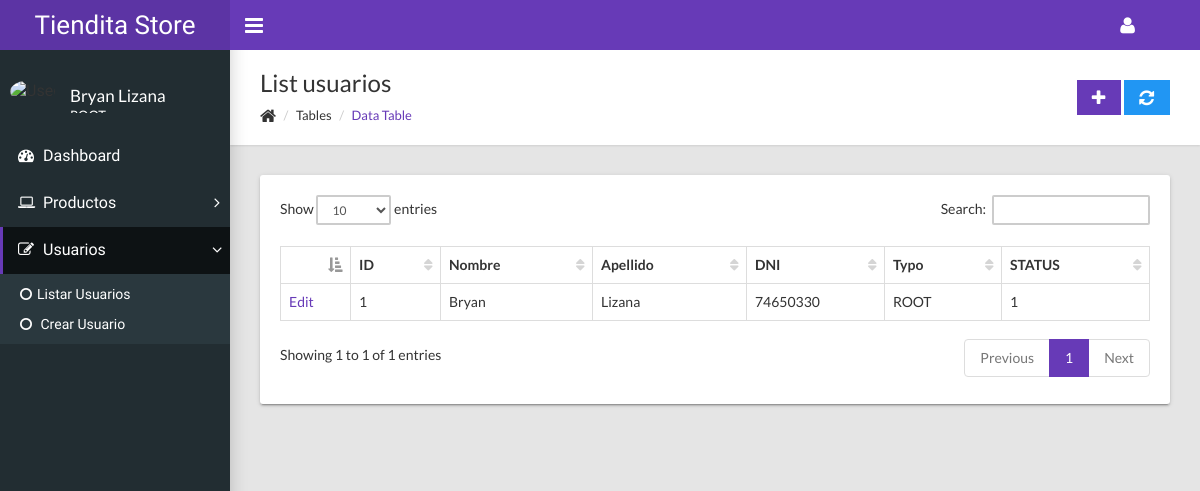
/admin/list_user/ (signed in), run on an earlier commit of the app's database.
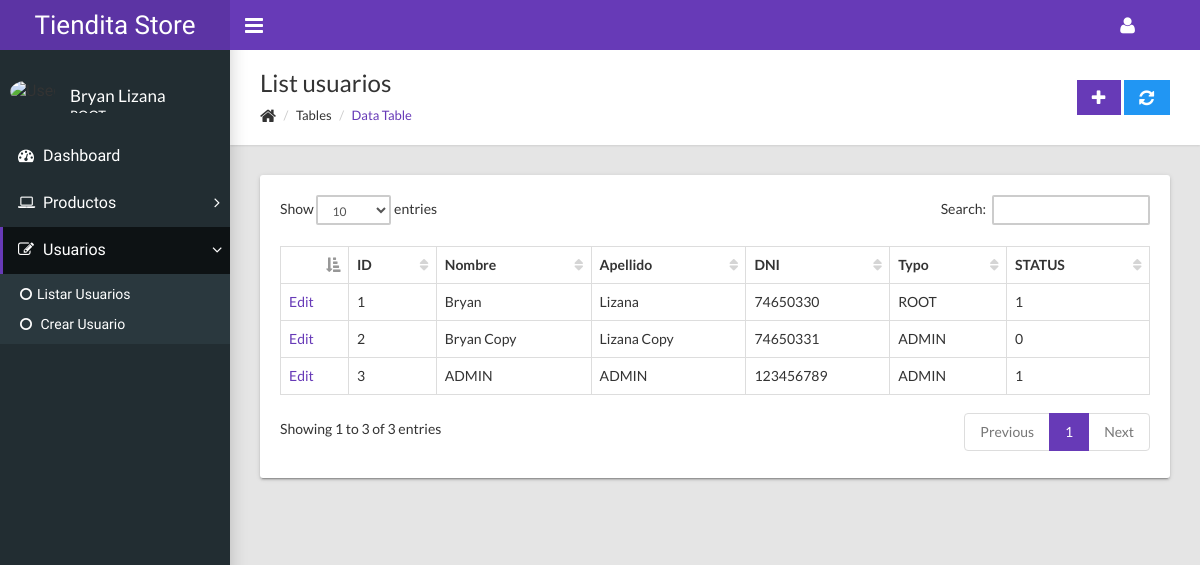
And on a later commit of the database.
### tables this page shows
CREATE TABLE `usuarios` (
  `us_id` int(11) NOT NULL,
  `us_name` varchar(50) NOT NULL,
  `us_last_name` varchar(50) NOT NULL,
  `us_dni` varchar(10) NOT NULL,
  `us_password` varchar(30) NOT NULL,
  `us_status` int(11) NOT NULL DEFAULT '1',
  `us_type` varchar(20) NOT NULL
);

### FileMain.php (called while the page is built, shortened)
<?php
require_once('Load.php');
require_once('Functions.php');
require_once(MODULE_PATH .'index.php');

### Load.php (called while the page is built, shortened)
<?php
spl_autoload_register(function ($class) {
    $file = ROOT . str_replace('\\', '/', $class) . '.php';
});

### Includes/DB/DB.php (called while the page is built, shortened)
<?php
class DB
{
    private $pdo;
    private $sQuery;
    private function Connect()
    {
        $this->settings = parse_ini_file("settings.ini.php");
        $dsn            = 'mysql:dbname=' . $this->settings["dbname"] . ';host=' . $this->settings["host"] . '';
        try {
            $this->pdo = new PDO($dsn, $this->settings["user"], $this->settings["password"], array(
                PDO::MYSQL_ATTR_INIT_COMMAND => "SET NAMES utf8"
            ));
            $this->pdo->setAttribute(PDO::ATTR_ERRMODE, PDO::ERRMODE_EXCEPTION);
            $this->pdo->setAttribute(PDO::ATTR_EMULATE_PREPARES, false);
            $this->bConnected = true;
        }
        catch (PDOException $e) {
            echo $this->ExceptionLog($e->getMessage());
            die();
        }
    }
    public function close()
    {
        $this->pdo = null;
    }
    private function Init($query, $parameters = "")
    {
        try {
            $this->sQuery = $this->pdo->prepare($query);
            $this->sQuery->execute();
            return true;
        }
        catch (PDOException $e) {
            $flash = new Flash();
            $flash->add('error',$e->errorInfo[2]);
            return false;
        }
    }
    public function query($query, $params = null, $fetchmode = PDO::FETCH_ASSOC)
    {
        $query = trim(str_replace("\r", " ", $query));
        if ($this->Init($query, $params)) {
            $rawStatement = explode(" ", preg_replace("/\s+|\t+|\n+/", " ", $query));
            $statement = strtolower($rawStatement[0]);
            if ($statement === 'select' || $statement === 'show') {
                return $this->sQuery->fetchAll($fetchmode);
            } elseif ($statement === 'insert' || $statement === 'update' || $statement === 'delete') {
                return $this->sQuery->rowCount();
            } else {
                return NULL;
            }
        }else {
            return false;
        }
    }
}
?>

### Models/ClassUsers.php (called while the page is built, shortened)
<?php
class ClassUsers
{
    public $us_id;
    public function us_list()
    {
       $db =  new DB();
       $data =  null;
       if ( empty($this->us_id)) {
         $sql = "SELECT * FROM usuarios WHERE 1 = 1";
       }else {
         $sql = "SELECT * FROM usuarios WHERE us_id = :us_id";
         $data = array('us_id' => $this->us_id );
       }
        $re =  $db->query($sql,$data);
       return $re;
    }
}

### controllers/UserController.php (called while the page is built, shortened)
<?php
class UserController extends ClassUsers
{
    public function list_usuarios()
    {
       return self::us_list();
    }
}

### Views/admin/list_user.php (the view, shortened to what this page needs)
<?php
$UserController =  new UserController();
$data_list = $UserController->list_usuarios();
  ?>
	 <div class="content-wrapper">
        <div class="page-title">
          <div>
            <h1>List usuarios</h1>
            <ul class="breadcrumb side">
              <li><i class="fa fa-home fa-lg"></i></li>
              <li>Tables</li>
              <li class="active"><a href="#">Data Table</a></li>
            </ul>
          </div>
          <div><a class="btn btn-primary btn-flat" href="<?php echo ROOT_WEB.MODULE_NAME ?>/user/"><i class="fa fa-lg fa-plus"></i></a>
          <a class="btn btn-info btn-flat" href="<?php echo ROOT_WEB.MODULE_NAME ?>/list_user/"><i class="fa fa-lg fa-refresh"></i></a>
          </div>
        </div>
        <div class="row">
          <div class="col-md-12">
            <div class="card">
              <div class="card-body">
                <table class="table table-hover table-bordered" id="sampleTable">
                  <thead>
                    <tr>
                    <th></th>
                      <th>ID</th>
                      <th>Nombre</th>
                      <th>Apellido</th>
                      <th>DNI</th>
                      <th>Typo</th>
                      <th>STATUS</th>
                    </tr>
                  </thead>
                  <tbody>
                    <?php if (count($data_list) > 0) :  ?>
                            <?php foreach ($data_list as $row): ?>
                                <tr>
                          <td><a href="<?php echo  ROOT_WEB.MODULE_NAME ?>/user/<?php echo $row['us_id'] ?>/">Edit</a></td>
                            <td><?php echo $row['us_id'] ?></td>
                            <td><?php echo $row['us_name'] ?></td>
                            <td><?php echo $row['us_last_name'] ?></td>
                            <td><?php echo $row['us_dni'] ?></td>
                            <td><?php echo $row['us_type'] ?></td>
                            <td><?php echo $row['us_status'] ?></td>
                                </tr>
                            <?php endforeach ?>
                    <?php else :  ?>
                            <tr>No hay data¡¡</tr>
                    <?php  endif;  ?>
                  </tbody>
                </table>
              </div>
            </div>
          </div>
        </div>
      </div>
    </div>

### Views/admin/index.php (shortened to what this page needs)
<?php
    if (file_exists(MODULE_PATH.$_REQUEST['page'].'.php')) {
        $data =  null;
        fn_header($data,'header-admin');
			include(MODULE_PATH.$_REQUEST['page'].'.php');
        fn_footer(null,'footer-admin');
    }else {
        include('404.php');
    }

### Functions.php (shortened to what this page needs)
<?php
function fn_header( $data = null,  $header_name = 'header')
{
    $file = TEMPLATES_PATH . $header_name . '.php';
    if (file_exists($file)) {
        require_once $file;
    }
}
function fn_footer($data = null, $footer_name = 'footer')
{
    $file = TEMPLATES_PATH . $footer_name . '.php';
    if (file_exists($file)) {
        require_once $file;
    }
}
               ?>

### Views/templates/header-admin.php (shortened to what this page needs)
<!DOCTYPE html>
<html>
  <head>
    <link rel="stylesheet" type="text/css" href="<?php echo PATH_RESOURCE ?>assets/templates/css/main.css">
  </head>
  <body class="sidebar-mini fixed">
    <div class="wrapper">
      <header class="main-header hidden-print"><a class="logo" href="<?php echo ROOT_WEB ?>home/">Tiendita Store Mini</a>
        <nav class="navbar navbar-static-top">
          <a class="sidebar-toggle" href="#" data-toggle="offcanvas"></a>
          <div class="navbar-custom-menu">
            <ul class="top-nav">
              <li class="dropdown"><a class="dropdown-toggle" href="#" data-toggle="dropdown" role="button" aria-haspopup="true" aria-expanded="false"><i class="fa fa-user fa-lg"></i></a>
              </li>
            </ul>
          </div>
        </nav>
      </header>
      <aside class="main-sidebar hidden-print">
        <section class="sidebar">
          <div class="user-panel">
            <div class="pull-left image"><img class="img-circle" src="https://s3.amazonaws.com/uifaces/faces/twitter/jsa/48.jpg" alt="User Image"></div>
            <div class="pull-left info">
              <p><?php echo $_SESSION['user']['us_name'] .' '. $_SESSION['user']['us_last_name']?></p>
              <p class="designation"><?php echo $_SESSION['user']['us_type'] ?></p>
            </div>
          </div>
          <ul class="sidebar-menu">
            <li class="<?php echo $re =($_REQUEST['page'] == 'home')? 'active':'' ?>"><a href="<?php echo MODULE_PATH_WEB ?>"><i class="fa fa-dashboard"></i><span>Dashboard</span></a></li>
            <li class="treeview  <?php echo $re =($_REQUEST['page'] == 'producto' || $_REQUEST['page'] == 'list_producto')? 'active':'' ?>"><a href="#"><i class="fa fa-laptop"></i><span>Productos</span><i class="fa fa-angle-right"></i></a>
            </li>
            <li class="treeview <?php echo $re =($_REQUEST['page'] == 'user' || $_REQUEST['page'] == 'list_user')? 'active':'' ?>"><a href="#"><i class="fa fa-edit"></i><span>Usuarios</span><i class="fa fa-angle-right"></i></a>
              <ul class="treeview-menu">
                <li><a href="<?php echo MODULE_PATH_WEB ?>list_user/"><i class="fa fa-circle-o"></i>Listar Usuarios</a></li>
                <li><a href="<?php echo MODULE_PATH_WEB ?>user/"><i class="fa fa-circle-o"></i> Crear Usuario</a></li>
              </ul>
            </li>
          </ul>
        </section>
      </aside>

### Views/templates/footer-admin.php (shortened to what this page needs)
  </body>
</html>

What changed in the data, as far as the page shows it:
added usuarios: us_id "2", us_name "Bryan Copy", us_last_name "Lizana Copy", us_dni "74650331", us_type "ADMIN", us_status "0"
added usuarios: us_id "3", us_name "ADMIN", us_last_name "ADMIN", us_dni "123456789", us_type "ADMIN", us_status "1"
Also different on the page:
text written by a page script: "Show entries Search: Showing 1 to 1 of 1 entries Previous 1 Next" → "Show entries Search: Showing 1 to 3 of 3 entries Previous 1 Next"
